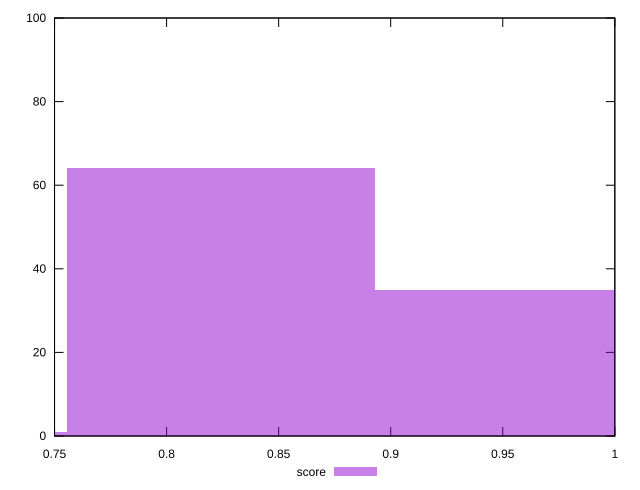

This chart was generated by the following gnuplot code:
reset

$score <<EOF
0.8243849659476787 64
0.9617824602722919 35
0.6869874716230656 1
EOF

set key outside below
set boxwidth 0.13739749432461312
set xrange [0.75:1]
set yrange [0:100]
set trange [0:100]
set style fill transparent solid 0.5 noborder
set terminal svg size 640, 490 enhanced background rgb 'white'
set output "reprap/uses-http2/samples/pages+cached+noexternal+nofonts/score/histogram.svg"

plot $score title "score" with boxes

reset
